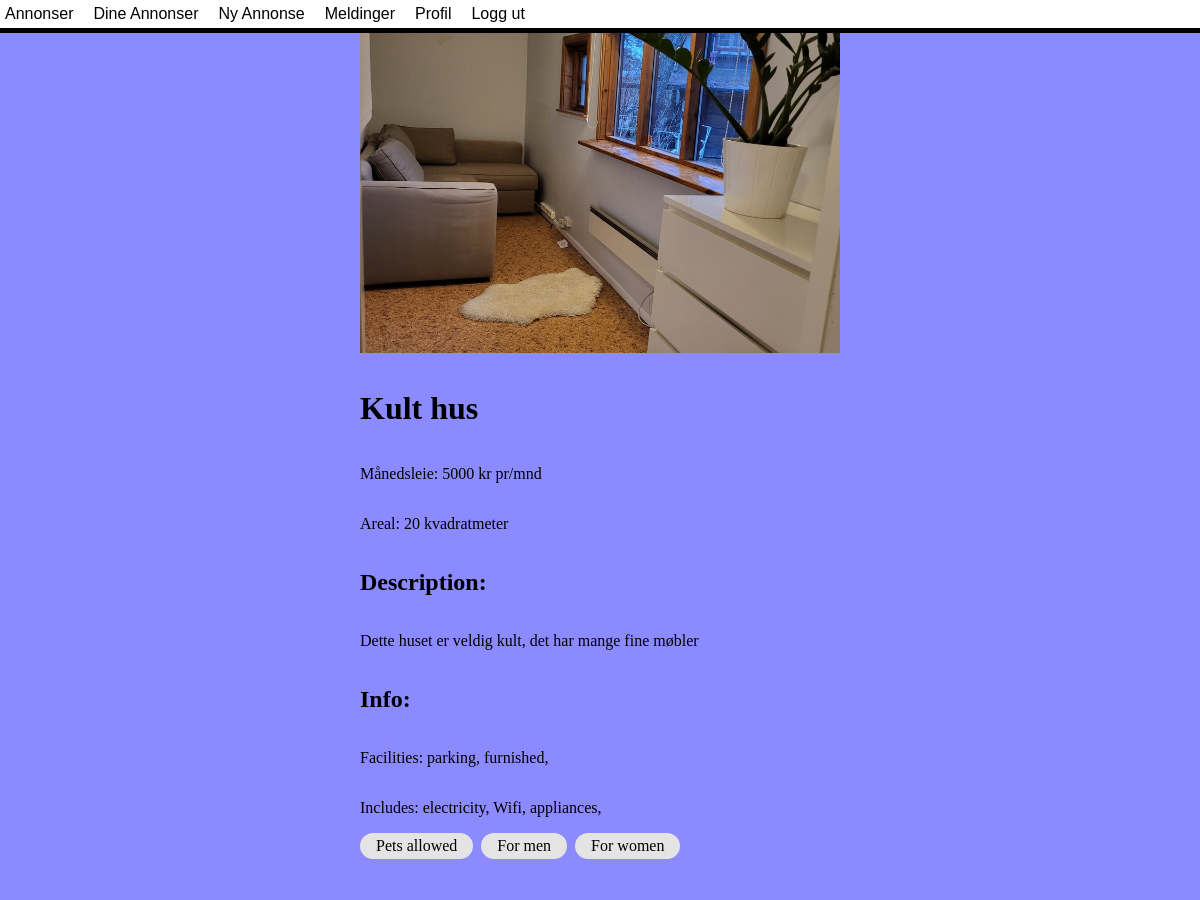
The page /Pages/ListingDetails.php?listingID=1 (signed in, upper part) on the database as committed earlier.
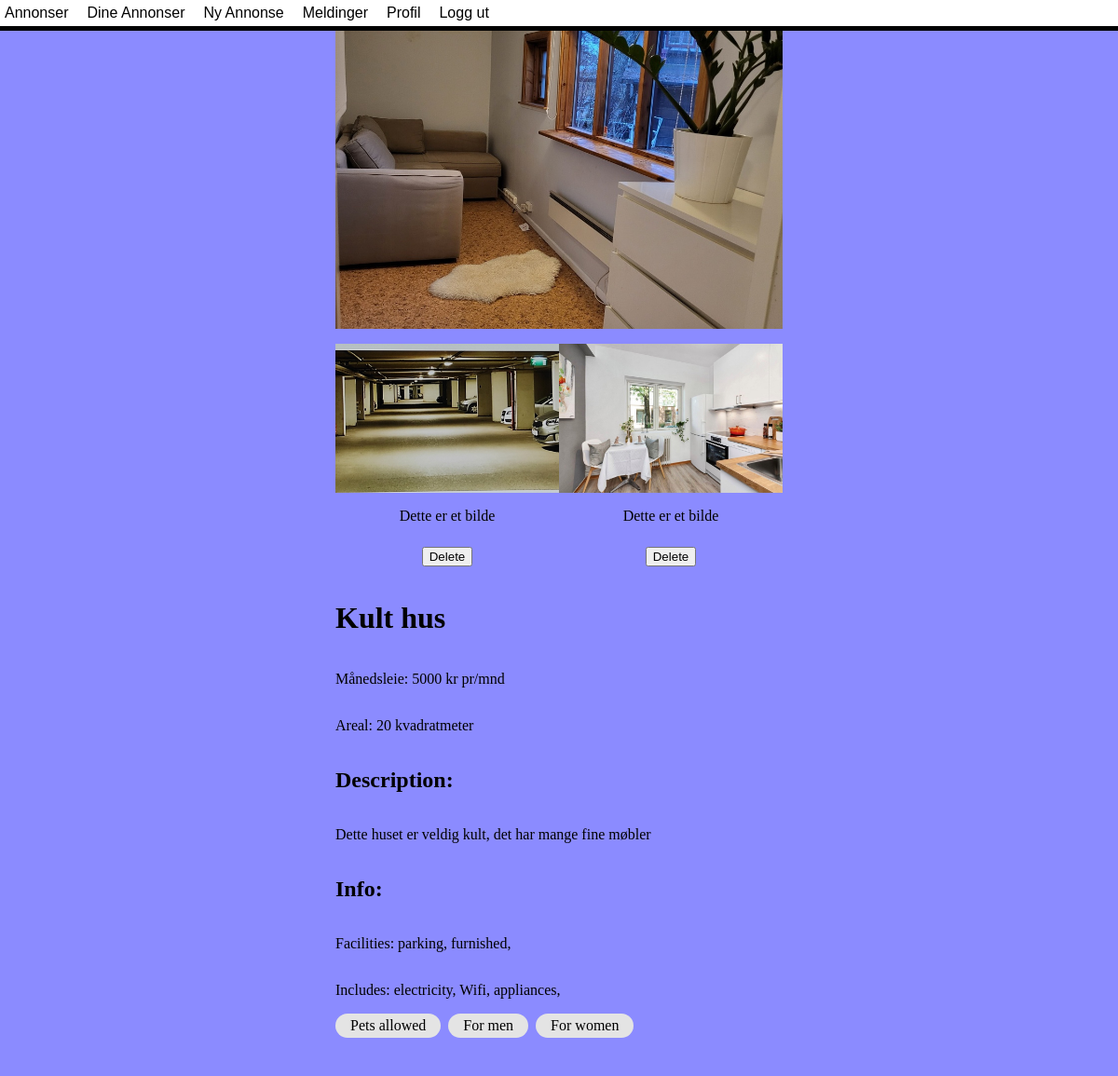
The same page on the database as committed later.
### tables this page shows
CREATE TABLE listings (
    listingID INT NOT NULL AUTO_INCREMENT,
    listingTitle VARCHAR(45) NOT NULL,
    listingDesc VARCHAR(1000) NOT NULL,
    listingAddress VARCHAR(100) NOT NULL,
    listingRooms INT NOT NULL,
    listingType VARCHAR(45) NOT NULL,
    listingPrice INT NOT NULL,
    listingArea INT NOT NULL,
    petAllowed TINYINT NOT NULL DEFAULT 0,
    hasParking TINYINT NOT NULL DEFAULT 0,
    hasShed TINYINT NOT NULL DEFAULT 0,
    isFurnished TINYINT NOT NULL DEFAULT 0,
    hasAppliances TINYINT NOT NULL DEFAULT 0,
    hasBalcony TINYINT NOT NULL DEFAULT 0,
    hasGarden TINYINT NOT NULL DEFAULT 0,
    wcFriendly TINYINT NOT NULL DEFAULT 0,
    incElectricity TINYINT NOT NULL DEFAULT 0,
    incWifi TINYINT NOT NULL DEFAULT 0,
    canSmoke TINYINT NOT NULL DEFAULT 0,
    forMen TINYINT NOT NULL DEFAULT 0,
    forWomen TINYINT NOT NULL DEFAULT 0,
    userID INT NOT NULL,
    PRIMARY KEY (listingID),
    FOREIGN KEY (userID) references user(userID) ON DELETE CASCADE
);

CREATE TABLE listingImages (
    listingImgID INT NOT NULL AUTO_INCREMENT,
    listingImgDesc VARCHAR(64),
    listingImgType VARCHAR(10),
    listingID INT NOT NULL,
    listingMainImg TINYINT NOT NULL DEFAULT 0,
    PRIMARY KEY (listingImgID),
    FOREIGN KEY (listingID) references Listings(listingID) ON DELETE CASCADE
);

### Pages/ListingDetails.php (the view, shortened to what this page needs)
<?php
$listingID = "";
if(isset($_GET['listingID'])) {
    $listingID = $_GET['listingID'];
}
include_once "../Utilities/DatabaseConnection.php";
include_once "../Utilities/Header.php";
?>
<!DOCTYPE html>
<html lang="NO">
<head>
    <link rel="stylesheet" href="../css/ListingDetails.css">
</head>
<body>
<main>
    <?php
    $sql = "SELECT * FROM listings WHERE listingID = '$listingID'";
    $result = $connection->query($sql);
    if ($result->num_rows > 0) {
        while ($row = $result->fetch_assoc()) {
            $listingID = $row["listingID"];
            $listingTitle = $row["listingTitle"];
            $listingDesc = $row["listingDesc"];
            $listingPrice = $row["listingPrice"];
            $listingArea = $row["listingArea"];
            $facilities = "";
            if($row["hasParking"]) $facilities = $facilities . " parking,";
            if($row["isFurnished"]) $facilities = $facilities . " furnished,";
            $includes = "";
            if($row["incElectricity"]) $includes = $includes . " electricity,";
            if($row["incWifi"]) $includes = $includes . " Wifi,";
            if($row["hasAppliances"]) $includes = $includes . " appliances,";
            $tagsArray = [];
            if($row["petAllowed"]) array_push($tagsArray, "Pets allowed");
            if($row["forMen"]) array_push($tagsArray, "For men");
            if($row["forWomen"]) array_push($tagsArray, "For women");
            $sql3 = "SELECT * FROM listingimages WHERE listingID = '$listingID' AND listingMainImg = 1";
            $result3 = $connection->query($sql3);
            if ($result3->num_rows > 0) {
                $listingMainImage = mysqli_fetch_array($result3);
                $imagePath = "../images/" . $listingMainImage[0] . "." . $listingMainImage[2];
                echo "<div class='listingContainer'>
                  <img alt='$listingTitle' src='$imagePath' />
                  <div class='secondaryImages'>";
            }
    $sql2 = "SELECT * FROM listingimages WHERE listingID = '$listingID'";
    $result2 = $connection->query($sql2);
    if ($result2->num_rows > 0) {
        while ($row2 = $result2->fetch_assoc()) {
            $listingImageID = $row2["listingImgID"];
            $listingImageType = $row2["listingImgType"];
            $listingImgDesc = $row2["listingImgDesc"];
            $listingMainImg = $row2["listingMainImg"];
            $imagePath = "../images/" . $listingImageID . "." . $listingImageType;
            if(!$listingMainImg) {
                echo "<form action='ListingDetails.php' method='post'>
                    <input name='listingImageID' hidden type='text' value='$listingImageID' />
                    <img class='secondayImage' src='$imagePath'/>
                    <p>$listingImgDesc</p>
                    <button name='delete_image_btn' type='submit'>Delete</button>
                </form>";
            }
        }
    }
            echo "</div>";
            echo "<span><h1>$listingTitle ";
            echo  "</h1></span><p>Månedsleie: $listingPrice kr pr/mnd</p>
                  <p>Areal: $listingArea kvadratmeter</p>
                  <h2>Description:</h2>
                  <p>$listingDesc</p>
                  <h2>Info:</h2>
                  <p>Facilities: $facilities</p>
                  <p>Includes: $includes</p>
            <div class='listingTags'>";
            for($i = 0; $i < count($tagsArray); $i++) {
                echo "<div class='listingTag'>$tagsArray[$i]</div>";
            }
            echo "</div></div>";
        }
    }
?>
</main>
</body>
</html>

Rows that differ between the two databases and show on the page:
added listingimages: shows a picture, listingImgDesc "Dette er et bilde"
added listingimages: shows a picture, listingImgDesc "Dette er et bilde"
